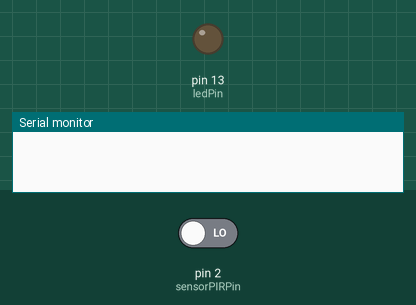
Simulated run of this sketch. Board: Arduino Uno, built with avr-gcc and run on an emulated ATmega328P. On the bench: output pins drawn as LEDs (lit = HIGH), the last lines printed to the serial monitor. The test bench sets the inputs (shaded band); at power-on: pin 2 (sensorPIRPin) LOW.

Above: at 1.2 s.
1.3 s: pin 2 (sensorPIRPin) driven HIGH
At 2.3 s:
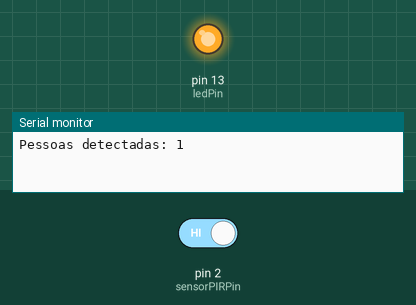
2.8 s: pin 2 (sensorPIRPin) driven LOW
At 3.4 s:
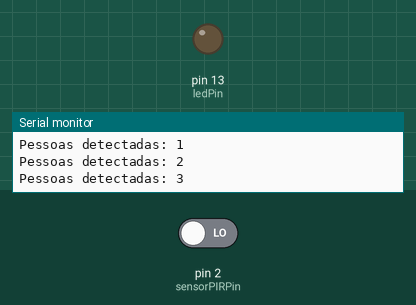
Timing chart, 0 to 5.8 s (numbered marks = the images above; inputs shaded):
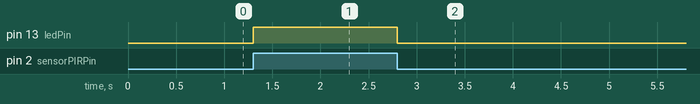

The sketch:

exercico_1_formativa.ino
```cpp
// Definição dos pinos
const int sensorPIRPin = 2;  // Pino digital para o sensor PIR
const int ledPin = 13;       // Pino digital para o LED
int contadorPessoas = 0;     // Variável para armazenar o número de pessoas

void setup() {
  pinMode(sensorPIRPin, INPUT);  // Configura o pino do sensor PIR como entrada
  pinMode(ledPin, OUTPUT);       // Configura o pino do LED como saída
  Serial.begin(9600);            // Inicializa a comunicação serial
}

void loop() {
  int estadoPIR = digitalRead(sensorPIRPin);  // Lê o estado do sensor PIR

  if (estadoPIR == HIGH) {   // Se o sensor PIR detectar movimento
    contadorPessoas++;       // Incrementa a contagem de pessoas
    digitalWrite(ledPin, HIGH); // Acende o LED para indicar movimento
    delay(500);              // Aguarda meio segundo para evitar múltiplas contagens rápidas

    Serial.print("Pessoas detectadas: ");
    Serial.println(contadorPessoas);  // Exibe a contagem de pessoas no Monitor Serial
  } else {
    digitalWrite(ledPin, LOW); // Apaga o LED se não houver movimento
  }
}
```

Measured:
- after the input at 1.3 s, pin 13 (ledPin): LOW → HIGH at once
- after the input at 2.8 s, pin 13 (ledPin): HIGH → LOW at once
